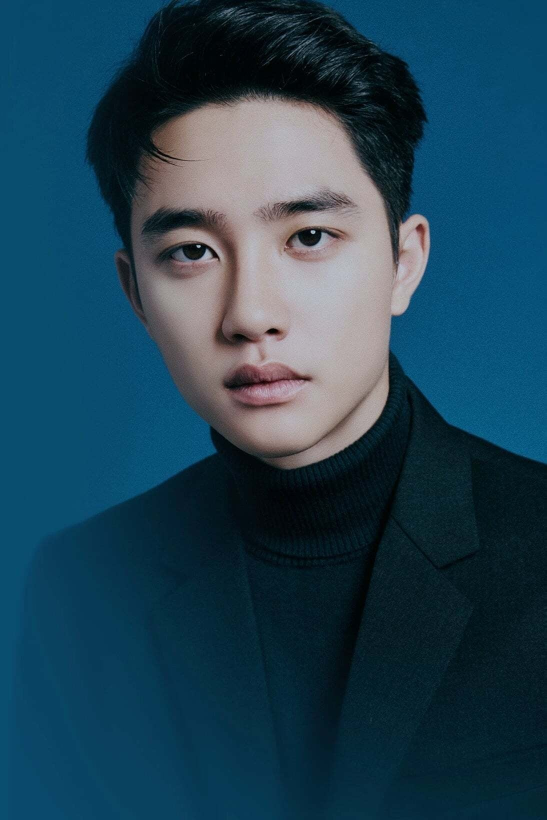
#> input picture do3.jpg, 1093 x 1640 px (shown at 1/2 size)
$ python 'Ideal Lowpass Filter.py'
#> lines starting #> are read from the running program, lines starting #| are printed output that depends on the picture
import numpy as np
import matplotlib.pyplot as plt
from scipy import fft, ifft

def ideal_lowpass_filter(image, cutoff_frequency):

    frequency_domain = fft.fft2(image)

    freq_rows, freq_cols = frequency_domain.shape
    half_rows, half_cols = freq_rows // 2, freq_cols // 2
    row_indices = np.arange(freq_rows)
    col_indices = np.arange(freq_cols)
    col_indices[half_cols:] = col_indices[half_cols:] - freq_cols
    col_indices = np.fft.fftshift(col_indices)
    distance_matrix = np.sqrt((row_indices[:, np.newaxis] - half_rows)**2 + (col_indices[np.newaxis, :] - half_cols)**2)

    filter = np.zeros((freq_rows, freq_cols))
    filter[distance_matrix <= cutoff_frequency] = 1

    filtered_frequency_domain = frequency_domain * filter

    return np.abs(fft.ifft(filtered_frequency_domain))

from skimage import io, color

image = color.rgb2gray(io.imread('do3.jpg'))
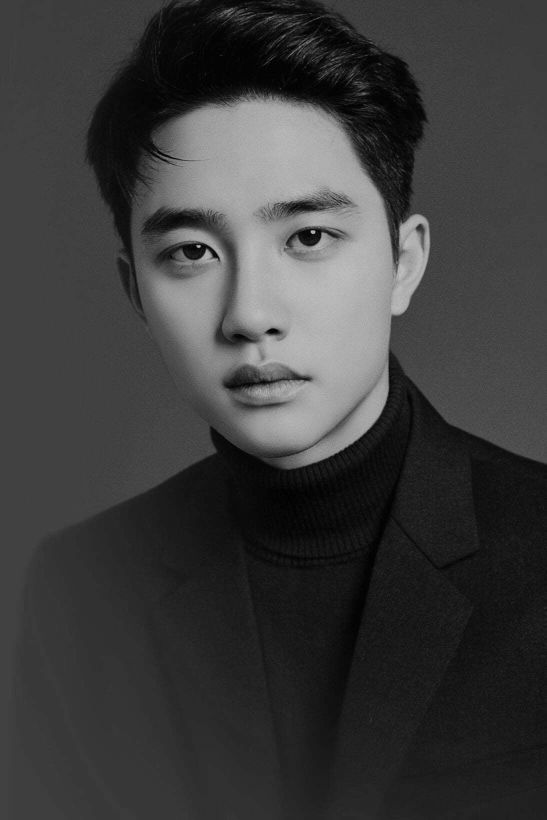
#> image: shape (1640, 1093) float64 (shown at 1/2 size); min 0, max 0.793, mean 0.237

filtered_image = ideal_lowpass_filter(image, 400)
#> in ideal_lowpass_filter, `return np.abs(fft.ifft(filtered_frequency_domain))`:
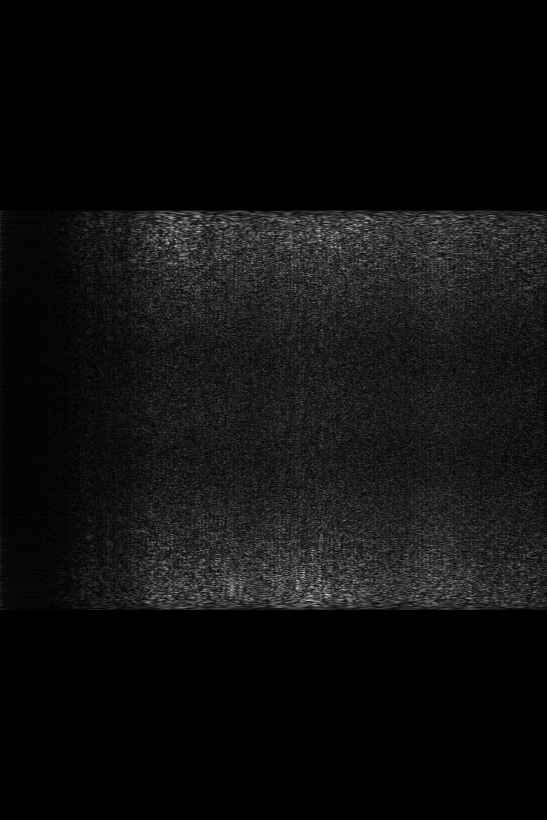
#> returned value: shape (1640, 1093) float64 (shown at 1/2 size); min 0, max 1.48, mean 0.087; drawn with min black and max white

plt.subplot(121), plt.imshow(image, cmap='gray'), plt.title('Gambar Asli')
plt.subplot(122), plt.imshow(filtered_image, cmap='gray'), plt.title('Hasil Filter')
plt.show()
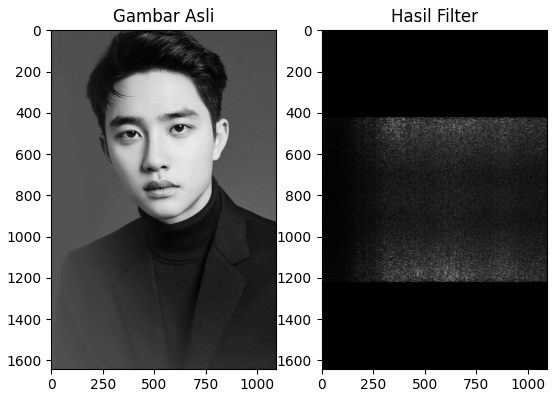
#> figure drawn by matplotlib, 2 panels

$ run again, with do1.jpg copied over do3.jpg
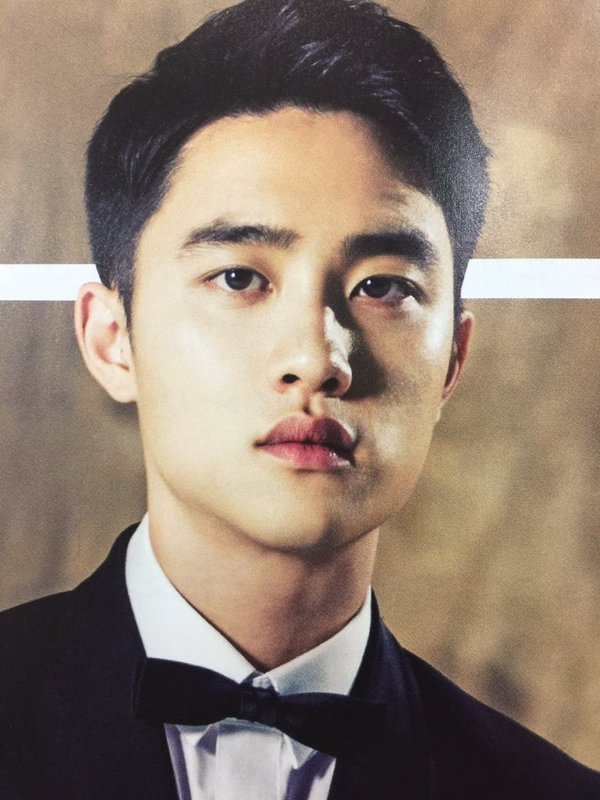
#> input picture do1.jpg, 600 x 800 px
#> in ideal_lowpass_filter, `return np.abs(fft.ifft(filtered_frequency_domain))`:
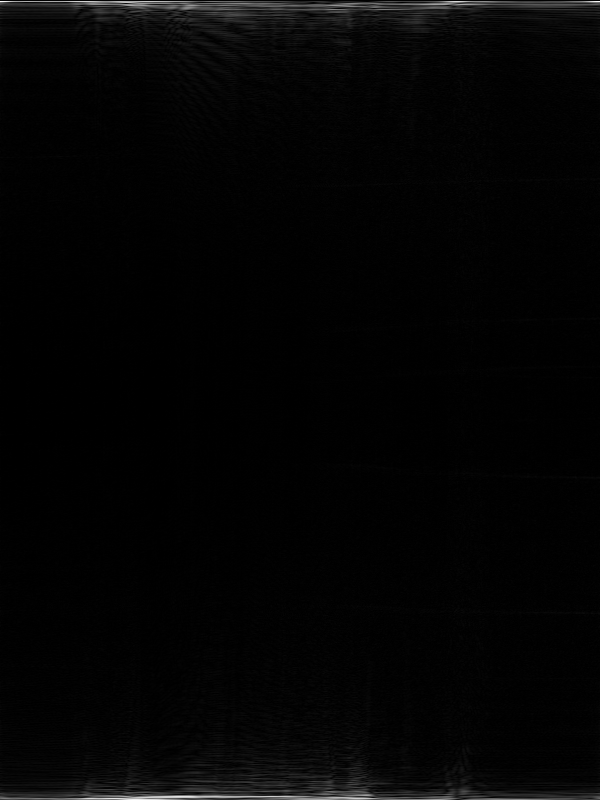
#> returned value: shape (800, 600) float64; min 0, max 69.46, mean 1.2; drawn with min black and max white
#> `plt.show()`:
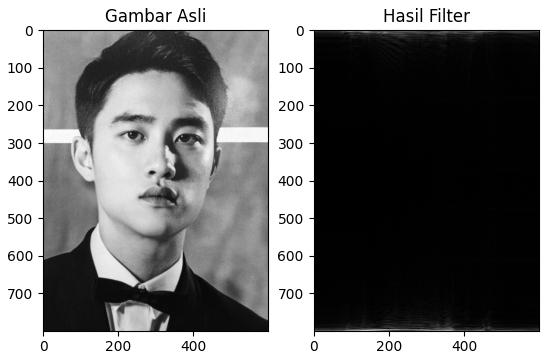
#> figure drawn by matplotlib, 2 panels

$ run again, with do2.jpg copied over do3.jpg
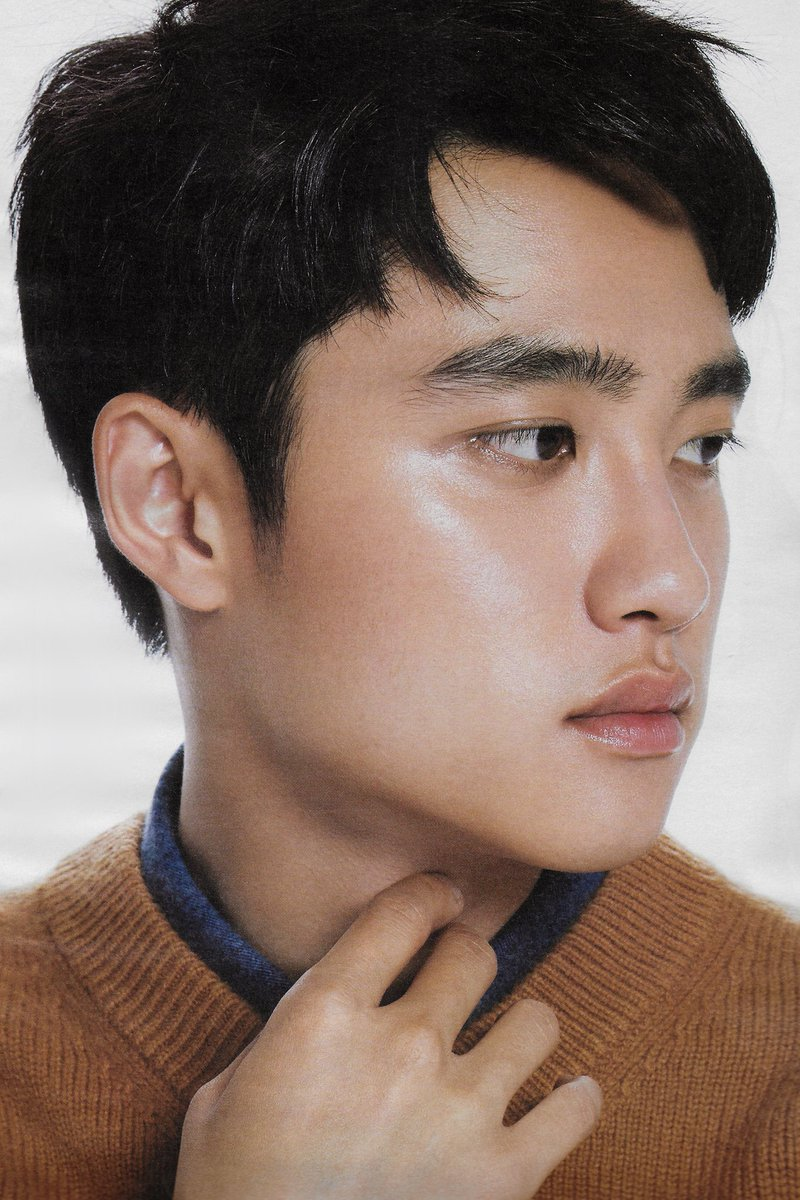
#> input picture do2.jpg, 800 x 1200 px
#> in ideal_lowpass_filter, `return np.abs(fft.ifft(filtered_frequency_domain))`:
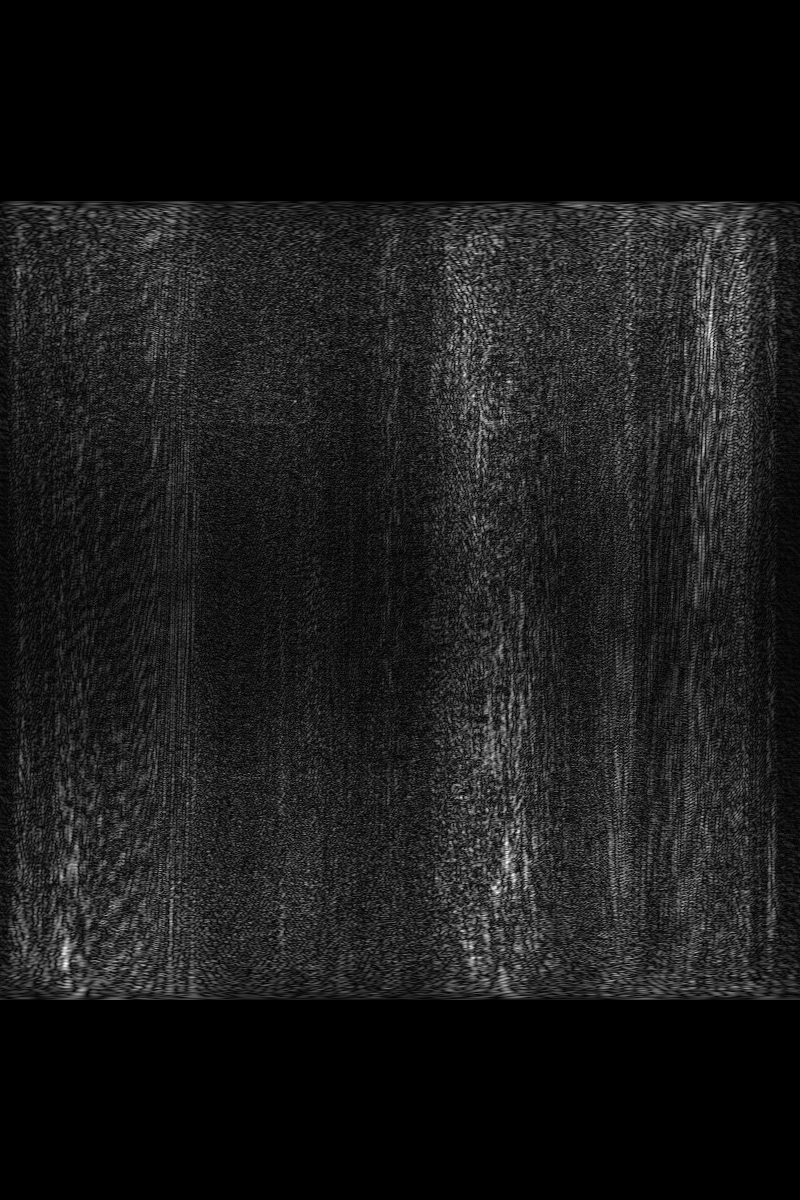
#> returned value: shape (1200, 800) float64; min 0, max 3.57, mean 0.37; drawn with min black and max white
#> `plt.show()`:
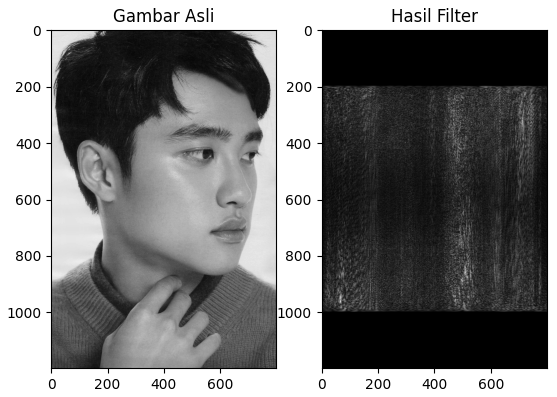
#> figure drawn by matplotlib, 2 panels
